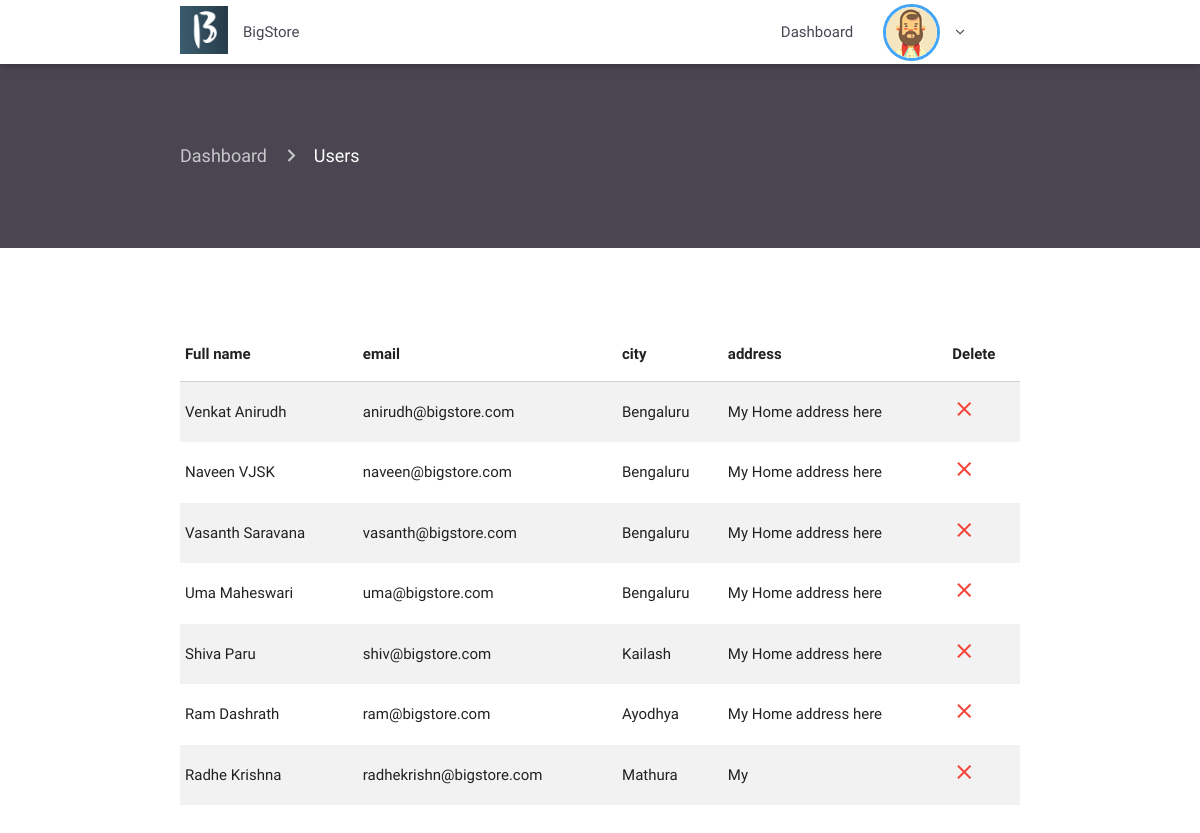
The page /admin/allusers.php (signed in) on the database its author committed.
### tables this page shows
CREATE TABLE `users` (
  `id` int(11) NOT NULL,
  `email` varchar(100) NOT NULL,
  `firstname` varchar(1000) NOT NULL,
  `lastname` varchar(1000) NOT NULL,
  `password` varchar(1000) NOT NULL,
  `address` varchar(1000) NOT NULL,
  `city` varchar(1000) NOT NULL,
  `country` varchar(1000) NOT NULL,
  `role` varchar(1000) NOT NULL
);

### admin/allusers.php (the view, shortened to what this page needs)
<?php
 require 'includes/header.php';
 require 'includes/navconnected.php'; ?>
 <div class="container-fluid product-page">
   <div class="container current-page">
      <nav>
        <div class="nav-wrapper">
          <div class="col s12">
            <a href="index" class="breadcrumb">Dashboard</a>
            <a href="users" class="breadcrumb">Users</a>
          </div>
        </div>
      </nav>
    </div>
   </div>
   <div class="container scroll">
     <table class="highlight striped">
        <thead>
          <tr>
              <th data-field="lastname">Full name</th>
              <th data-field="email">email</th>
              <th data-field="city">city</th>
              <th data-field="address">address</th>
              <th data-field="delete">Delete</th>
          </tr>
        </thead>
        <tbody>
          <?php
          include '../db.php';
                  $queryuser = "SELECT id, email, firstname, lastname, address, city, country  FROM users WHERE role = 'client'";
                  $resultuser = $connection->query($queryuser);
                  if ($resultuser->num_rows > 0) {
                    while($rowuser = $resultuser->fetch_assoc()) {
                      $id_user = $rowuser['id'];
                      $firstname = $rowuser['firstname'];
                      $lasttname = $rowuser['lastname'];
                      $email = $rowuser['email'];
                      $city = $rowuser['city'];
                      $address = $rowuser['address'];
              ?>
              <tr>
                <td><?php echo" $firstname "." $lasttname"; ?></td>
                <td><?= $email; ?></td>
                <td><?= $city; ?></td>
                <td><?= $address; ?></td>
                <td><a href="deleteuser.php?id=<?= $id_user; ?>"><i class="material-icons red-text">close</i></a></td>
              </tr>
              <?php }}  ?>
            </tbody>
          </table>
          </div>
   <?php require 'includes/footer.php'; ?>

### admin/src/css/style.css (style rules this page uses)
.scroll { height: 600px !important; overflow-y: scroll; padding-top: 80px; padding-bottom: 60px; }
.product-page { padding-top: 60px; padding-bottom: 60px; background-color: #494551; }
.product-page nav { background: none; box-shadow: none; }
.material-icons { font-family: "Material Icons"; font-weight: normal; font-style: normal; font-size: 24px; line-height: 1; letter-spacing: normal; text-transform: none; display: inline-block; white-space: nowrap; word-wrap: normal; direction: ltr; -webkit-font-feature-settings: "liga"; -webkit-font-smoothing: antialiased; }

### rows shown on the page
users: firstname "Venkat", lastname "Anirudh", email "anirudh@bigstore.com", city "Bengaluru", address "My Home address here"
users: firstname "Naveen", lastname "VJSK", email "naveen@bigstore.com", city "Bengaluru", address "My Home address here"
users: firstname "Vasanth", lastname "Saravana", email "vasanth@bigstore.com", city "Bengaluru", address "My Home address here"
users: firstname "Uma", lastname "Maheswari", email "uma@bigstore.com", city "Bengaluru", address "My Home address here"
users: firstname "Shiva", lastname "Paru", email "shiv@bigstore.com", city "Kailash", address "My Home address here"
users: firstname "Ram", lastname "Dashrath", email "ram@bigstore.com", city "Ayodhya", address "My Home address here"
users: firstname "Radhe", lastname "Krishna", email "radhekrishn@bigstore.com", city "Mathura", address "My"
